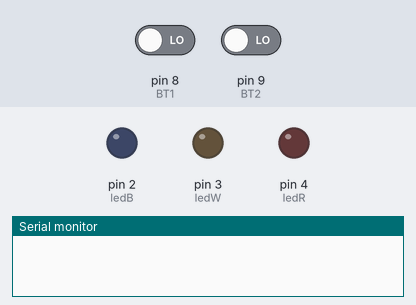
Simulated run of this sketch. Board: Arduino Uno, built with avr-gcc and run on an emulated ATmega328P. Parts: output pins drawn as LEDs (lit = HIGH), the last lines printed to the serial monitor. Dashed ring = blinking. The test bench sets the inputs (shaded band); at power-on: pin 8 (BT1) LOW, pin 9 (BT2) LOW.

Above: at 1.2 s.
1.3 s: pin 8 (BT1) driven HIGH
At 1.92 s:
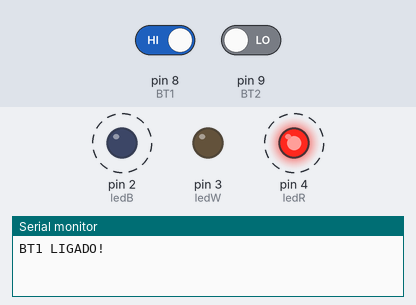
4.3 s: pin 8 (BT1) driven LOW
At 5.3 s:
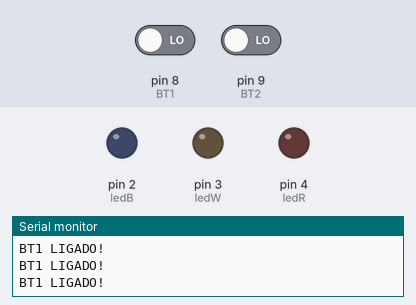
5.8 s: pin 9 (BT2) driven HIGH
At 5.92 s:
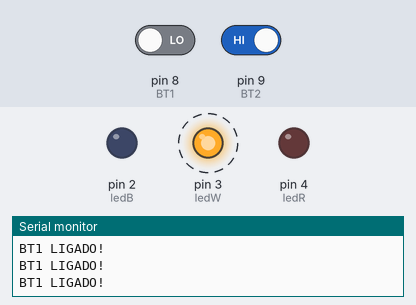
8.8 s: pin 9 (BT2) driven LOW
At 9.4 s:
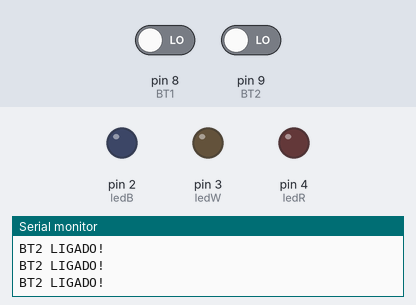
Timing chart, 0 to 11.3 s (numbered marks = the images above; inputs shaded):
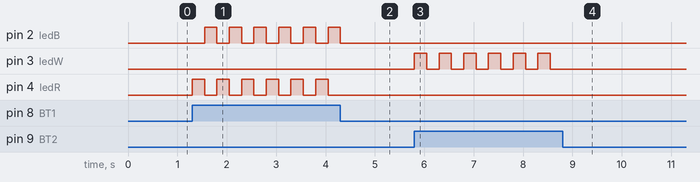

Measured:
- after the input at 1.3 s, pin 2 (ledB): alternates HIGH for 0.25 s and LOW for 0.25 s, starting after 0.25 s; pin 4 (ledR): alternates HIGH for 0.25 s and LOW for 0.25 s, starting at once
- after the input at 4.3 s, pin 2 (ledB): goes on until 4.3 s, then stays LOW; pin 4 (ledR): stops changing and stays LOW
- after the input at 5.8 s, pin 3 (ledW): alternates HIGH for 0.25 s and LOW for 0.25 s, starting at once
- after the input at 8.8 s, pin 3 (ledW): stops changing and stays LOW

The sketch:

aula2-codigo.ino
```cpp
// Atribuir nomes aos pinos
// Botões 1 e 2
#define BT1 8
#define BT2 9

// LEDs
#define ledR 4 // Led Red
#define ledW 3// Led Green
#define ledB 2// Led Blue


void setup() {
  // Habilitar porta serial
  // Baud rate (9600 bits/s) padrão UNO
  Serial.begin(9600);
  // Configurar o sentido dos pinos de I/O
  pinMode(BT1, INPUT);
  pinMode(BT2, INPUT);

  pinMode(ledR, OUTPUT);
  pinMode(ledW, OUTPUT);
  pinMode(ledB, OUTPUT);


}

void piscaRB(){
  digitalWrite(ledR, HIGH);
  digitalWrite(ledB, LOW);

  delay(250);
  digitalWrite(ledR, LOW);
  digitalWrite(ledB, HIGH);

  delay(250);

  digitalWrite(ledR, LOW);
  digitalWrite(ledB, LOW);
}

void piscaW(){
  digitalWrite(ledW, HIGH);

  delay(250);
  digitalWrite(ledW, LOW);

  delay(250);
}


void loop() {
  // put your main code here, to run repeatedly:

  bool statusBT1 = digitalRead(BT1);
  bool statusBT2 = digitalRead(BT2);
  //if (digitalRead(BT1) == HIGH) piscaRG();

  if (statusBT1 == HIGH) {
    piscaRB();
    Serial.println("BT1 LIGADO!");
  }
  else if (statusBT2 == HIGH) {
    piscaW();
    Serial.println("BT2 LIGADO!");
  }

  // bool statusBT1 = digitalRead(BT1);
  // bool statusBT2 = digitalRead(BT2);


}
```
